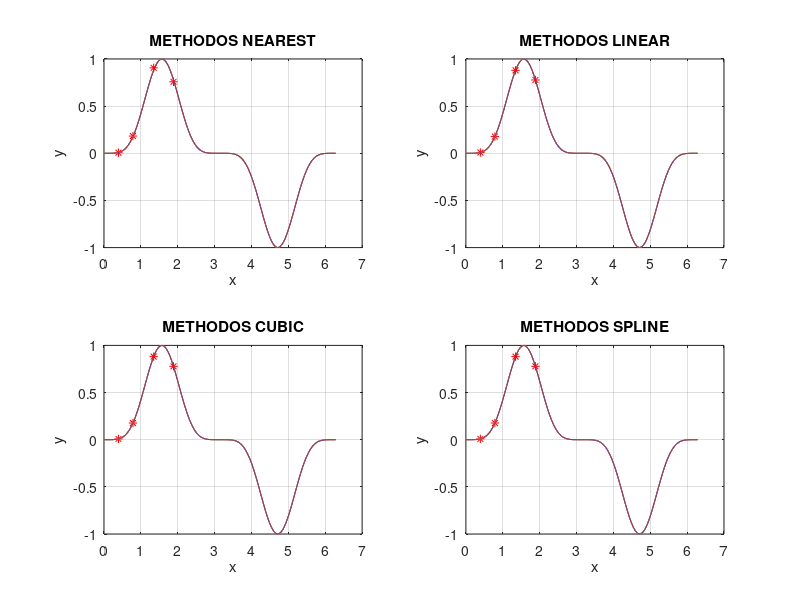

The MATLAB source for this figure:


%% 5

%% X=PI/8
x=linspace(0,2*pi,120);
y=sin(x).^5;
 x2=interp1(x,y,pi/8,'nearest')
 x3=interp1(x,y,pi/8,'linear')
 x4=interp1(x,y,pi/8,'cubic')
 x5=interp1(x,y,pi/8,'spline')
 plot(x,y)
 hold on 
 plot(pi/8,x2,'r*')
 hold on 
 plot(pi/8,x3,'r*')
 hold on
 plot(pi/8,x4,'r*')
 hold on 
 plot(pi/8,x5,'r*')
  
 subplot(2,2,1),plot(x,y),hold on ,plot(pi/8,x2,'r*'),grid on ,xlabel('x'),ylabel('y'),title('METHOD NEAREST')
 subplot(2,2,2),plot(x,y),hold on,plot(pi/8,x3,'r*'),grid on ,xlabel('x'),ylabel('y'),title('METHOD LINEAR')
 subplot(2,2,3), plot(x,y),hold on,plot(pi/8,x4,'r*'),grid on ,xlabel('x'),ylabel('y'),title('METHOD CUBIC')
 subplot(2,2,4), plot(x,y),hold on,plot(pi/8,x5,'r*'),grid on ,xlabel('x'),ylabel('y'),title('METHOD SPLINE')

fprintf('method nearest: %2.4f \n',x2);
fprintf('method linear: %2.4f \n',x3);
fprintf('method cubic: %2.4f \n',x4);
fprintf('method spline: %2.4f \n',x5);


%%  X=PI/4
x2=interp1(x,y,pi/4,'nearest')
 x3=interp1(x,y,pi/4,'linear')
 x4=interp1(x,y,pi/4,'cubic')
 x5=interp1(x,y,pi/4,'spline')
  subplot(2,2,1),plot(x,y),hold on ,plot(pi/4,x2,'r*'),grid on ,xlabel('x'),ylabel('y'),title('METHOD NEAREST')
 subplot(2,2,2),plot(x,y),hold on,plot(pi/4,x3,'r*'),grid on ,xlabel('x'),ylabel('y'),title('METHOD LINEAR')
 subplot(2,2,3), plot(x,y),hold on,plot(pi/4,x4,'r*'),grid on ,xlabel('x'),ylabel('y'),title('METHOD CUBIC')
 subplot(2,2,4), plot(x,y),hold on,plot(pi/4,x5,'r*'),grid on ,xlabel('x'),ylabel('y'),title('METHOD SPLINE')
 
fprintf('method nearest: %2.4f \n',x2);
fprintf('method linear: %2.4f \n',x3);
fprintf('method cubic: %2.4f \n',x4);
fprintf('method spline: %2.4f \n',x5);
%%  X=(3*PI)/5
x2=interp1(x,y,(3*pi)/5,'nearest')
 x3=interp1(x,y,(3*pi)/5,'linear')
 x4=interp1(x,y,(3*pi)/5,'cubic')
 x5=interp1(x,y,(3*pi)/5,'spline')
 
 subplot(2,2,1),plot(x,y),hold on ,plot((3*pi)/5,x2,'r*'),grid on ,xlabel('x'),ylabel('y'),title('METHOD NEAREST')
 subplot(2,2,2),plot(x,y),hold on,plot((3*pi)/5,x3,'r*'),grid on ,xlabel('x'),ylabel('y'),title('METHOD LINEAR')
 subplot(2,2,3), plot(x,y),hold on,plot((3*pi)/5,x4,'r*'),grid on ,xlabel('x'),ylabel('y'),title('METHOD CUBIC')
 subplot(2,2,4), plot(x,y),hold on,plot((3*pi)/5,x5,'r*'),grid on ,xlabel('x'),ylabel('y'),title('METHOD SPLINE')
 
 fprintf('method nearest: %2.4f \n',x2);
fprintf('method linear: %2.4f \n',x3);
fprintf('method cubic: %2.4f \n',x4);
fprintf('method spline: %2.4f \n',x5);
%% X=(3*PI)/7
x2=interp1(x,y,(3*pi)/7,'nearest')
 x3=interp1(x,y,(3*pi)/7,'linear')
 x4=interp1(x,y,(3*pi)/7,'cubic')
 x5=interp1(x,y,(3*pi)/7,'spline')
 subplot(2,2,1),plot(x,y),hold on ,plot((3*pi)/7,x2,'r*'),grid on ,xlabel('x'),ylabel('y'),title('METHODOS NEAREST')
 subplot(2,2,2),plot(x,y),hold on,plot((3*pi)/7,x3,'r*'),grid on ,xlabel('x'),ylabel('y'),title('METHODOS LINEAR')
 subplot(2,2,3), plot(x,y),hold on,plot((3*pi)/7,x4,'r*'),grid on ,xlabel('x'),ylabel('y'),title('METHODOS CUBIC')
 subplot(2,2,4), plot(x,y),hold on,plot((3*pi)/7,x5,'r*'),grid on ,xlabel('x'),ylabel('y'),title('METHODOS SPLINE')
 
 fprintf('method nearest: %2.4f \n',x2);
fprintf('method linear: %2.4f \n',x3);
fprintf('method cubic: %2.4f \n',x4);
fprintf('method spline: %2.4f \n',x5);
